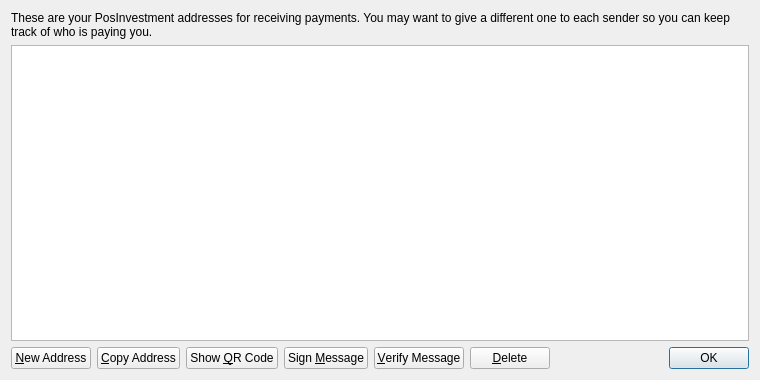
<?xml version="1.0" encoding="UTF-8"?>
<ui version="4.0">
 <class>AddressBookPage</class>
 <widget class="QWidget" name="AddressBookPage">
  <property name="geometry">
   <rect>
    <x>0</x>
    <y>0</y>
    <width>760</width>
    <height>380</height>
   </rect>
  </property>
  <property name="windowTitle">
   <string>Address Book</string>
  </property>
  <layout class="QVBoxLayout" name="verticalLayout">
   <item>
    <widget class="QLabel" name="labelExplanation">
     <property name="text">
      <string>These are your PosInvestment addresses for receiving payments. You may want to give a different one to each sender so you can keep track of who is paying you.</string>
     </property>
     <property name="textFormat">
      <enum>Qt::PlainText</enum>
     </property>
     <property name="wordWrap">
      <bool>true</bool>
     </property>
    </widget>
   </item>
   <item>
    <widget class="QTableView" name="tableView">
     <property name="contextMenuPolicy">
      <enum>Qt::CustomContextMenu</enum>
     </property>
     <property name="toolTip">
      <string>Double-click to edit address or label</string>
     </property>
     <property name="tabKeyNavigation">
      <bool>false</bool>
     </property>
     <property name="alternatingRowColors">
      <bool>true</bool>
     </property>
     <property name="selectionMode">
      <enum>QAbstractItemView::SingleSelection</enum>
     </property>
     <property name="selectionBehavior">
      <enum>QAbstractItemView::SelectRows</enum>
     </property>
     <property name="sortingEnabled">
      <bool>true</bool>
     </property>
     <attribute name="verticalHeaderVisible">
      <bool>false</bool>
     </attribute>
    </widget>
   </item>
   <item>
    <layout class="QHBoxLayout" name="horizontalLayout">
     <item>
      <widget class="QPushButton" name="newAddressButton">
       <property name="toolTip">
        <string>Create a new address</string>
       </property>
       <property name="text">
        <string>&amp;New Address</string>
       </property>
       <property name="icon">
        <iconset resource="../bitcoin.qrc">
         <normaloff>:/icons/add</normaloff>:/icons/add</iconset>
       </property>
      </widget>
     </item>
     <item>
      <widget class="QPushButton" name="copyToClipboard">
       <property name="toolTip">
        <string>Copy the currently selected address to the system clipboard</string>
       </property>
       <property name="text">
        <string>&amp;Copy Address</string>
       </property>
       <property name="icon">
        <iconset resource="../bitcoin.qrc">
         <normaloff>:/icons/editcopy</normaloff>:/icons/editcopy</iconset>
       </property>
      </widget>
     </item>
     <item>
      <widget class="QPushButton" name="showQRCode">
       <property name="text">
        <string>Show &amp;QR Code</string>
       </property>
       <property name="icon">
        <iconset resource="../bitcoin.qrc">
         <normaloff>:/icons/qrcode</normaloff>:/icons/qrcode</iconset>
       </property>
      </widget>
     </item>
     <item>
      <widget class="QPushButton" name="signMessage">
       <property name="toolTip">
        <string>Sign a message to prove you own a PosInvestment address</string>
       </property>
       <property name="text">
        <string>Sign &amp;Message</string>
       </property>
       <property name="icon">
        <iconset resource="../bitcoin.qrc">
         <normaloff>:/icons/edit</normaloff>:/icons/edit</iconset>
       </property>
      </widget>
     </item>
     <item>
      <widget class="QPushButton" name="verifyMessage">
       <property name="toolTip">
        <string>Verify a message to ensure it was signed with a specified PosInvestment address</string>
       </property>
       <property name="text">
        <string>&amp;Verify Message</string>
       </property>
       <property name="icon">
        <iconset resource="../bitcoin.qrc">
         <normaloff>:/icons/transaction_0</normaloff>:/icons/transaction_0</iconset>
       </property>
      </widget>
     </item>
     <item>
      <widget class="QPushButton" name="deleteButton">
       <property name="toolTip">
        <string>Delete the currently selected address from the list</string>
       </property>
       <property name="text">
        <string>&amp;Delete</string>
       </property>
       <property name="icon">
        <iconset resource="../bitcoin.qrc">
         <normaloff>:/icons/remove</normaloff>:/icons/remove</iconset>
       </property>
      </widget>
     </item>
     <item>
      <spacer name="horizontalSpacer">
       <property name="orientation">
        <enum>Qt::Horizontal</enum>
       </property>
       <property name="sizeHint" stdset="0">
        <size>
         <width>40</width>
         <height>20</height>
        </size>
       </property>
      </spacer>
     </item>
     <item>
      <widget class="QDialogButtonBox" name="buttonBox">
       <property name="sizePolicy">
        <sizepolicy hsizetype="Maximum" vsizetype="Fixed">
         <horstretch>0</horstretch>
         <verstretch>0</verstretch>
        </sizepolicy>
       </property>
       <property name="standardButtons">
        <set>QDialogButtonBox::Ok</set>
       </property>
      </widget>
     </item>
    </layout>
   </item>
  </layout>
 </widget>
 <resources>
  <include location="../bitcoin.qrc"/>
 </resources>
 <connections/>
</ui>
